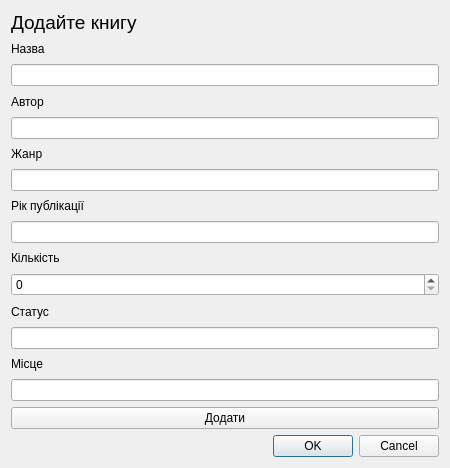
<?xml version="1.0" encoding="UTF-8"?>
<ui version="4.0">
 <class>AddNewBook</class>
 <widget class="QDialog" name="AddNewBook">
  <property name="geometry">
   <rect>
    <x>0</x>
    <y>0</y>
    <width>450</width>
    <height>468</height>
   </rect>
  </property>
  <property name="windowTitle">
   <string>Dialog</string>
  </property>
  <layout class="QVBoxLayout" name="verticalLayout">
   <item>
    <widget class="QLabel" name="label">
     <property name="font">
      <font>
       <pointsize>14</pointsize>
      </font>
     </property>
     <property name="text">
      <string>Додайте книгу</string>
     </property>
    </widget>
   </item>
   <item>
    <widget class="QLabel" name="label_2">
     <property name="text">
      <string>Назва</string>
     </property>
    </widget>
   </item>
   <item>
    <widget class="QLineEdit" name="lineEdit_2"/>
   </item>
   <item>
    <widget class="QLabel" name="label_3">
     <property name="text">
      <string>Автор</string>
     </property>
    </widget>
   </item>
   <item>
    <widget class="QLineEdit" name="lineEdit_4"/>
   </item>
   <item>
    <widget class="QLabel" name="label_5">
     <property name="text">
      <string>Жанр</string>
     </property>
    </widget>
   </item>
   <item>
    <widget class="QLineEdit" name="lineEdit_6"/>
   </item>
   <item>
    <widget class="QLabel" name="label_4">
     <property name="text">
      <string>Рік публікації</string>
     </property>
    </widget>
   </item>
   <item>
    <widget class="QLineEdit" name="lineEdit_7"/>
   </item>
   <item>
    <widget class="QLabel" name="label_7">
     <property name="text">
      <string>Кількість</string>
     </property>
    </widget>
   </item>
   <item>
    <widget class="QSpinBox" name="spinBox"/>
   </item>
   <item>
    <widget class="QLabel" name="label_6">
     <property name="text">
      <string>Статус</string>
     </property>
    </widget>
   </item>
   <item>
    <widget class="QLineEdit" name="lineEdit_3"/>
   </item>
   <item>
    <widget class="QLabel" name="label_8">
     <property name="text">
      <string>Місце</string>
     </property>
    </widget>
   </item>
   <item>
    <widget class="QLineEdit" name="lineEdit"/>
   </item>
   <item>
    <widget class="QPushButton" name="pushButton">
     <property name="text">
      <string>Додати</string>
     </property>
    </widget>
   </item>
   <item>
    <widget class="QDialogButtonBox" name="buttonBox">
     <property name="orientation">
      <enum>Qt::Orientation::Horizontal</enum>
     </property>
     <property name="standardButtons">
      <set>QDialogButtonBox::StandardButton::Cancel|QDialogButtonBox::StandardButton::Ok</set>
     </property>
    </widget>
   </item>
  </layout>
 </widget>
 <resources/>
 <connections>
  <connection>
   <sender>buttonBox</sender>
   <signal>accepted()</signal>
   <receiver>AddNewBook</receiver>
   <slot>accept()</slot>
   <hints>
    <hint type="sourcelabel">
     <x>248</x>
     <y>254</y>
    </hint>
    <hint type="destinationlabel">
     <x>157</x>
     <y>274</y>
    </hint>
   </hints>
  </connection>
  <connection>
   <sender>buttonBox</sender>
   <signal>rejected()</signal>
   <receiver>AddNewBook</receiver>
   <slot>reject()</slot>
   <hints>
    <hint type="sourcelabel">
     <x>316</x>
     <y>260</y>
    </hint>
    <hint type="destinationlabel">
     <x>286</x>
     <y>274</y>
    </hint>
   </hints>
  </connection>
 </connections>
</ui>
